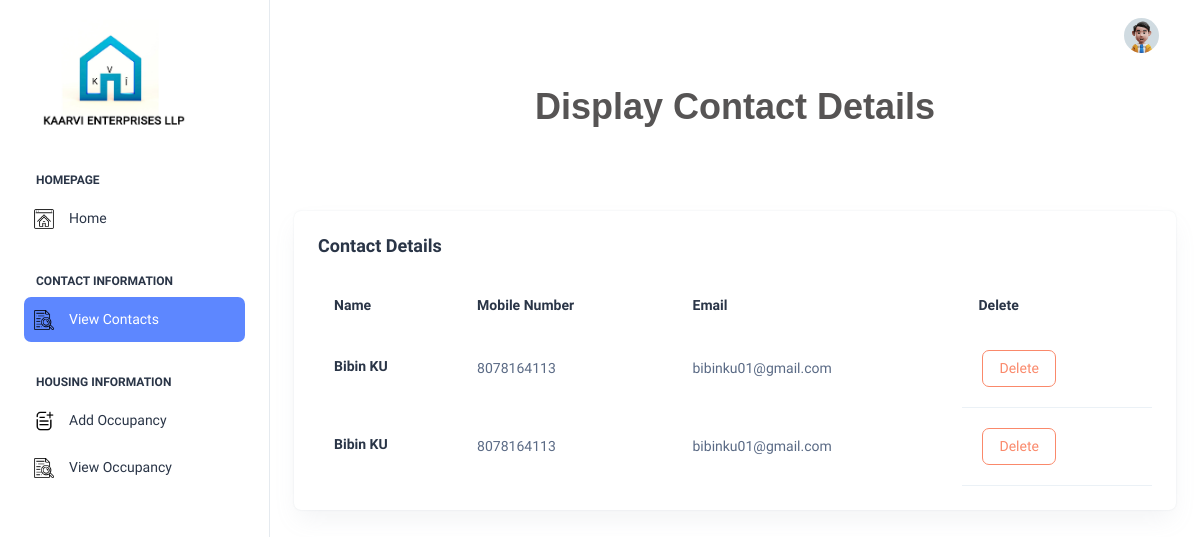
The app's page /Backend/displaycontact/, older data.
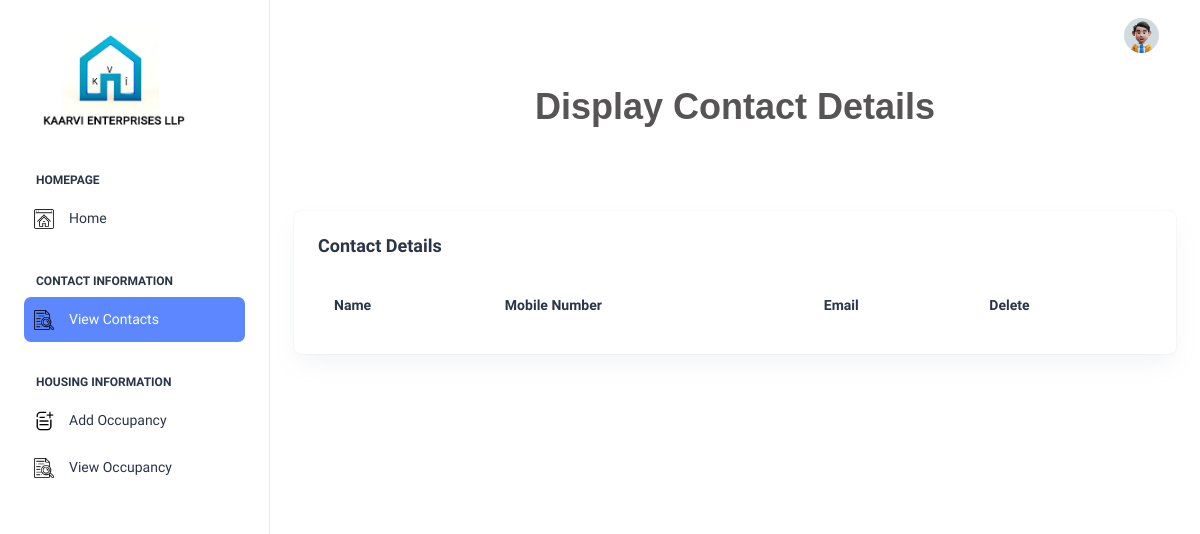
The same page, newer data.
### Frontend/models.py (models this page shows)
class ContactDB(models.Model):
    name = models.CharField(max_length=50, null=True, blank=True)
    email= models.EmailField(max_length=50,null=True, blank=True)
    number = models.IntegerField(null=True, blank=True)

### Backend/views.py (the view)
# urls.py: path('displaycontact/', views.displaycontact, name="displaycontact"),
def displaycontact(req):
    cata = ContactDB.objects.all()
    return render(req, "displaycontact.html", {'cata': cata})

### Backend/templates/displaycontact.html (shortened to what this page needs)
<!DOCTYPE html>
<html lang="en">
{% extends 'index.html' %}
{% block content %}
<head>
</head>
<body>
<div>
    <h2 style="font-size: 36px; font-weight: bold; color: rgb(86, 84, 84); margin-bottom: 20px; text-align: center;font-family:  Arial, Helvetica, sans-serif; ">
                Display Contact Details
            </h2><br><br><br>
</div>
<div class="card w-100">
              <div class="card-body p-4">
                <h5 class="card-title fw-semibold mb-4">Contact  Details</h5>
                <div class="table-responsive">
                  <table class="table text-nowrap mb-0 align-middle">
                    <thead class="text-dark fs-4">
                      <tr>
                        <th class="border-bottom-0">
                          <h6 class="fw-semibold mb-0">Name </h6>
                        </th>
                        <th class="border-bottom-0">
                          <h6 class="fw-semibold mb-0">Mobile Number </h6>
                        </th>
                        <th class="border-bottom-0">
                          <h6 class="fw-semibold mb-0">Email</h6>
                        </th>
                        <th class="border-bottom-0">
                          <h6 class="fw-semibold mb-0">Delete</h6>
                        </th>
                      </tr>
                    </thead>
                    <tbody>
                    {% for i in cata %}
                      <tr>
                        <td class="border-bottom-0">
                            <h6 class="fw-semibold mb-1">{{i.name}}</h6>
                        </td>
                        <td class="border-bottom-0">
                          <p class="mb-0 fw-normal">{{i.number}}</p>
                        </td>
                        <td class="border-bottom-0">
                          <p class="mb-0 fw-normal">{{i.email}}</p>
                        </td>
                          <td>
                              <a href="{% url 'deletecontact' Cid=i.id %}">
                              <button type="button" class="btn btn-outline-danger m-1">Delete</button>                              </a>
                            </td>
                      </tr>
                     {% endfor %}
                    </tbody>
                  </table>
                </div>
              </div>
            </div>
</body>
</html>
{% endblock %}

### Backend/templates/index.html (shortened to what this page needs)
<!doctype html>
{% load static %}
<html lang="en">
<head>
  <link rel="stylesheet" href="{% static '/assets/css/styles.min.css' %}" />
</head>
<body>
  <div class="page-wrapper" id="main-wrapper" data-layout="vertical" data-navbarbg="skin6" data-sidebartype="full"
    data-sidebar-position="fixed" data-header-position="fixed">
    <aside class="left-sidebar">
      <div>
        <div class="brand-logo d-flex align-items-center justify-content-between">
          <a href="{% url 'indexpage' %}" class="text-nowrap logo-img">
            <img src="{% static '/assets/images/logos/KAARVIedited.jpg' %}" width="180" alt="" />
          </a>
        </div>
        <nav class="sidebar-nav scroll-sidebar" data-simplebar="">
          <ul id="sidebarnav">
            <li class="nav-small-cap">
              <span class="hide-menu">HomePage</span>
            </li>
            <li class="sidebar-item">
              <a class="sidebar-link" href="{% url 'homepage' %}" aria-expanded="false">
                <span>
                  <img src="{% static '/assets/icons/Home.png' %}" alt="Icon" style="width:20px; height:20px; vertical-align:middle;">
                </span>
                <span class="hide-menu">Home</span>
              </a>
            </li>
            <li class="nav-small-cap">
              <span class="hide-menu">Contact Information</span>
            </li>
            <li class="sidebar-item">
              <a class="sidebar-link" href="{% url 'displaycontact' %}" aria-expanded="false">
                <span>
                  <img src="{% static '/assets/icons/view1.png' %}" alt="Icon" style="width:20px; height:20px; vertical-align:middle;">
                </span>
                <span class="hide-menu">View  Contacts  </span>
              </a>
            </li>
            <li class="nav-small-cap">
              <span class="hide-menu">Housing Information</span>
            </li>
            <li class="sidebar-item">
              <a class="sidebar-link" href="{% url 'detailspage' %}" aria-expanded="false">
                <span>
                  <img src="{% static '/assets/icons/Add1.png' %}" alt="Icon" style="width:20px; height:20px; vertical-align:middle;">
                </span>
                <span class="hide-menu">Add Occupancy</span>
              </a>
            </li>
            <li class="sidebar-item">
              <a class="sidebar-link" href="{% url 'displaydetails' %}" aria-expanded="false">
                <span>
             <img src="{% static '/assets/icons/view1.png' %}" alt="Icon" style="width:20px; height:20px; vertical-align:middle;">
             </span>
               <span class="hide-menu">View Occupancy</span>
                </a>
            </li>
          </ul>
        </nav>
      </div>
    </aside>
    <div class="body-wrapper">
      <header class="app-header">
        <nav class="navbar navbar-expand-lg navbar-light">
          <div class="navbar-collapse justify-content-end px-0" id="navbarNav">
            <ul class="navbar-nav flex-row ms-auto align-items-center justify-content-end">
              <li class="nav-item dropdown">
                <a class="nav-link nav-icon-hover" href="javascript:void(0)" id="drop2" data-bs-toggle="dropdown"
                  aria-expanded="false">
                  <img src="{% static '/assets/images/profile/user-1.jpg' %}" alt="" width="35" height="35" class="rounded-circle">
                </a>
              </li>
            </ul>
          </div>
        </nav>
      </header>
      <div class="container-fluid">
         {% block content %}{% endblock %}
</body>
</html>

Row changes from the older to the newer data that the page shows:
removed ContactDB: name "Bibin KU", number "8078164113", email "bibinku01@gmail.com"
removed ContactDB: name "Bibin KU", number "8078164113", email "bibinku01@gmail.com"
